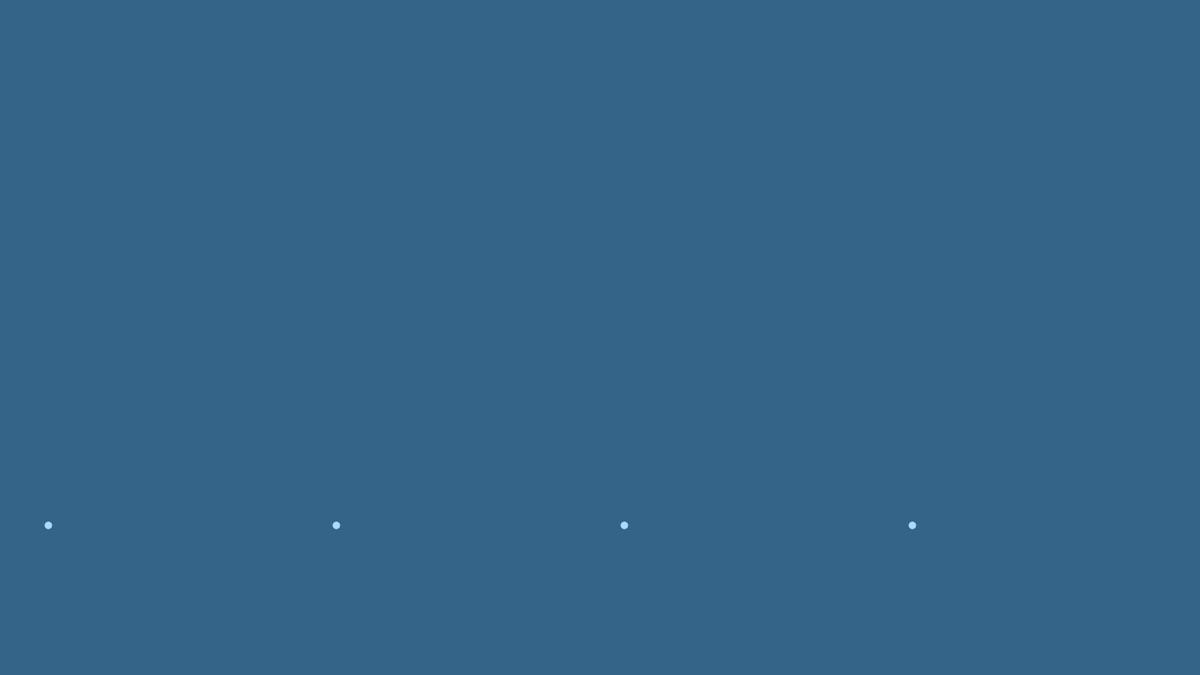
Frame 1 (no input)
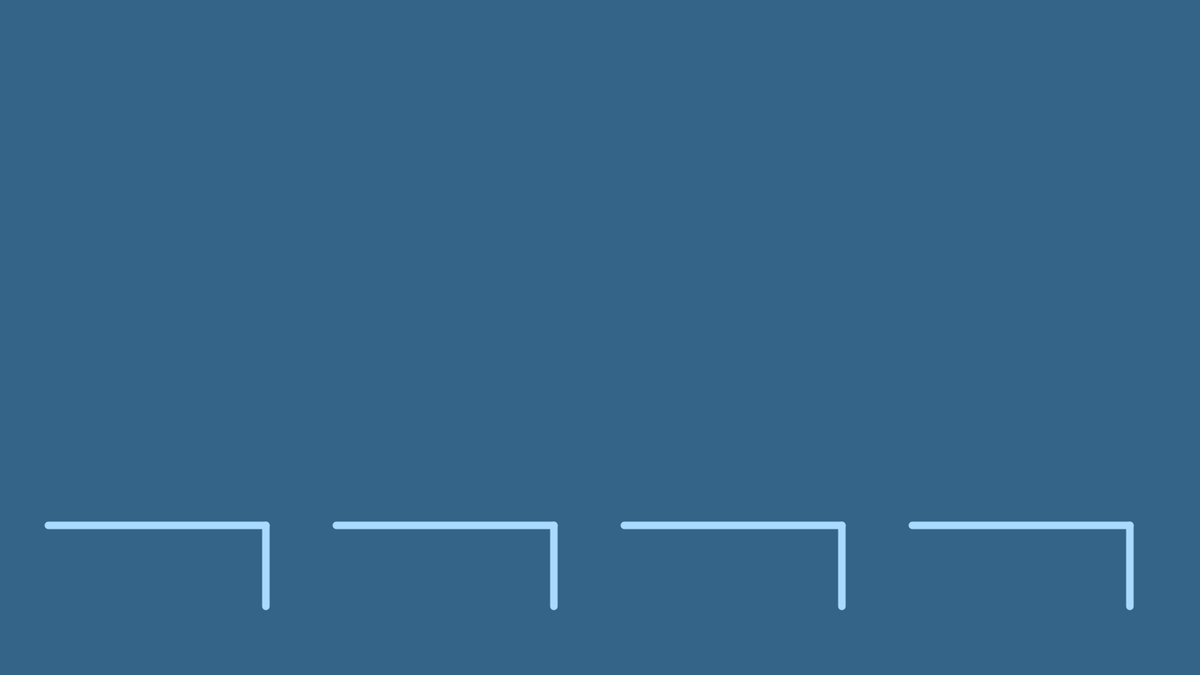
Frame 60 (the mouse pressed at the canvas centre just before this capture)
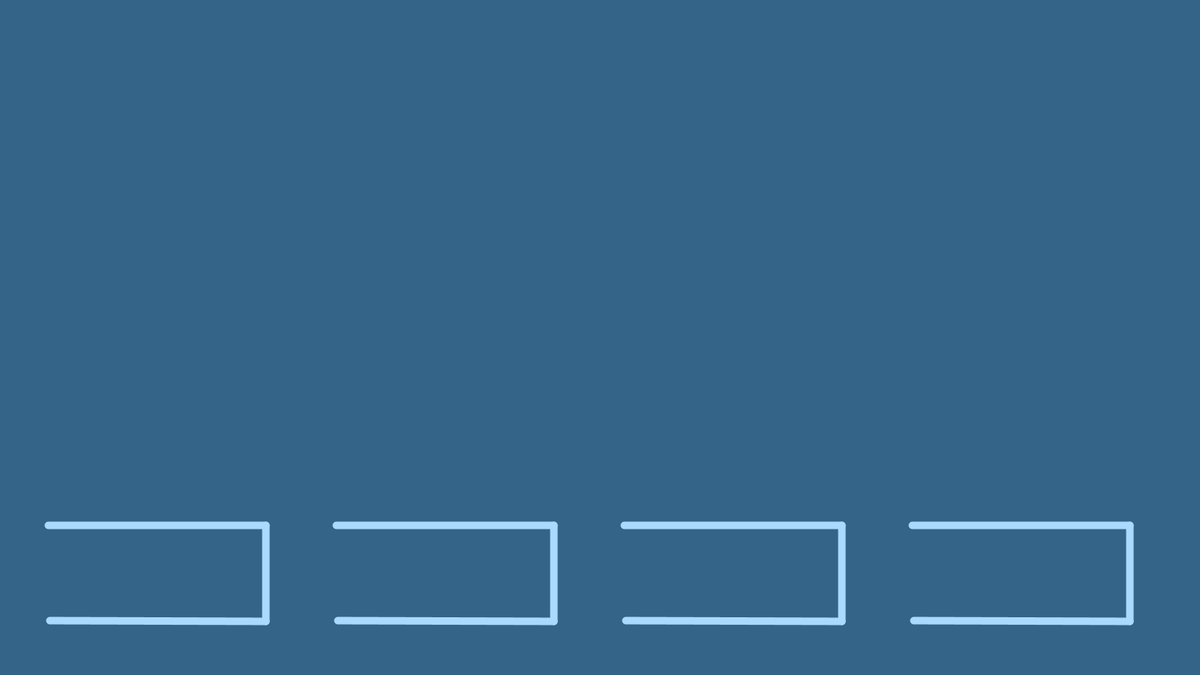
Frame 120 (the mouse held since frame 60 and released just before this capture)

The Processing sketch that drew these frames (run headless with seeded random() and noise(); from frame 60 on, the mouse is pressed at the canvas centre):

// Processing sketch: main
// ── main.pde
ArrayList<Box> boxes;

Box b;

void setup() {
  size(1600, 900);

  boxes = new ArrayList<Box>();
  
  float inc = width/5;
  float x = inc/5;
  float y = 700;

  for (int i = 0; i < 4; i++) {
    String s = "Hello World #"+i;
    boxes.add(new Box(s, x, y));
    x+=inc+inc/5;
  }

  background(0);
  stroke(#A9DAFF);
  fill(255);
  strokeWeight(10);
  textSize(tSize);    
  textAlign(CENTER, CENTER);
}

void draw() {

  boolean needsUpdate = false;

  for (Box b : boxes) {
    needsUpdate |= b.needsUpdate;
  }

  // First build the box

  if (needsUpdate) {
    background(52, 100, 136);
    for (Box b : boxes) {
      b.update();
      b.render();
    } 
    // Then play desired effect
    // One effect at a time,
    // Check when the effect is done
  } else {
    float i = height/(boxes.size()+1);
    float x ;
    float y = i/2;
    for (Box b : boxes) {
      x = width/2 - b.w/2;
      b.moveTo(x, y);
      y+=i;
    }
  }
}
// ── Box.pde
int tSize = 32;
int tBuff = int(tSize*3);

class Box {
  PVector pos;
  PVector vel;
  PVector acc;
  PVector pre;
  float w, h;
  String t;

  PVector p1, p2, p3, p4;
  boolean p1d = false, p2d = false, p3d = false, p4d = false;
  boolean boxComplete = false;
  boolean textWritten = false;
  boolean needsUpdate = true;

  Box(String s, float x, float y) {
    this.pos = new PVector(x, y);
    this.vel = new PVector();
    this.acc = new PVector();
    this.pre = new PVector();
    this.t = s;

    textSize(32);
    textLeading(6);

    this.w = textWidth(this.t)+tBuff;
    this.h = tSize+tBuff;

    float tx, ty;
    // From the top-left to the top-right
    tx = this.pos.x + this.w;
    ty = this.pos.y;
    p1 = new PVector(tx, ty);

    // From the top-right to the bottom-right
    tx = this.pos.x + this.w;
    ty = this.pos.y + this.h;
    p2 = new PVector(tx, ty);

    // From the bottom-right to the bottom-left
    tx = this.pos.x;
    ty = this.pos.y + this.h;
    p3 = new PVector(tx, ty);

    // From the bottom-left to the top-left
    tx = this.pos.x;
    ty = this.pos.y;
    p4 = new PVector(tx, ty);
  }

  Box(float x, float y, float w, float h) {
    this.pos = new PVector(x, y);
    this.vel = new PVector();
    this.acc = new PVector();
    this.pre = new PVector();
    this.t = "?";
    this.w = w;
    this.h = h;

    float tx, ty;
    // From the top-left to the top-right
    tx = this.pos.x + this.w;
    ty = this.pos.y;
    p1 = new PVector(tx, ty);

    // From the top-right to the bottom-right
    tx = this.pos.x + this.w;
    ty = this.pos.y + this.h;
    p2 = new PVector(tx, ty);

    // From the bottom-right to the bottom-left
    tx = this.pos.x;
    ty = this.pos.y + this.h;
    p3 = new PVector(tx, ty);

    // From the bottom-left to the top-left
    tx = this.pos.x;
    ty = this.pos.y;
    p4 = new PVector(tx, ty);
  }

  void update() {
    if (this.needsUpdate) {
      this.pre = this.pos.copy();
      this.vel.add(this.acc);
      this.pos.add(this.vel);
      this.acc.mult(0);
    }
  }

  void render() {

    if (!boxComplete) {
      if (!p1d) {
        p1d = this.easeTo(p1); 
        line(this.p4.x, this.p4.y, this.pos.x, this.pos.y);
      } else if (!p2d) {
        p2d = this.easeTo(p2); 
        line(this.p4.x, this.p4.y, this.p1.x, this.p1.y);
        line(this.p1.x, this.p1.y, this.pos.x, this.pos.y);
      } else if (!p3d) {
        p3d = this.easeTo(p3); 
        line(this.p4.x, this.p4.y, this.p1.x, this.p1.y);
        line(this.p1.x, this.p1.y, this.p2.x, this.p2.y);
        line(this.p2.x, this.p2.y, this.pos.x, this.pos.y);
      } else if (!p4d) {
        p4d = this.easeTo(p4); 
        line(this.p4.x, this.p4.y, this.p1.x, this.p1.y);
        line(this.p1.x, this.p1.y, this.p2.x, this.p2.y);
        line(this.p2.x, this.p2.y, this.p3.x, this.p3.y);
        line(this.p3.x, this.p3.y, this.pos.x, this.pos.y);
      } else {
        fill(#0E4671);
        rect(this.pos.x, this.pos.y, this.w, this.h);
        fill(#A9DAFF);
        text(this.t, this.pos.x + this.w/2, this.pos.y + this.h/2);
        this.boxComplete = true;
      }
    } else {
      fill(#0E4671);
      rect(this.pos.x, this.pos.y, this.w, this.h);
      fill(#A9DAFF);
      text(this.t, this.pos.x + this.w/2, this.pos.y + this.h/2);
      this.textWritten = true;
      this.needsUpdate = false;
    }
  }

  void moveTo(float x, float y) {
    PVector dest = new PVector(x, y);

    float dx = (dest.x - this.pos.x) * 0.1;
    float dy = (dest.y - this.pos.y) * 0.1;

    this.vel.set(dx, dy);

    if (abs(dx) <= 0.1 && abs(dy) <= 0.1) {
      this.vel.set(0, 0);
      this.needsUpdate = false;
      return;
    }

    this.needsUpdate = true;
  }

  boolean easeTo(PVector dest) {

    float dx = (dest.x - this.pos.x) * 0.1257;
    float dy = (dest.y - this.pos.y) * 0.1257;

    this.vel.set(dx, dy);

    if (abs(dx) <= 0.1 && abs(dy) <= 0.1) {
      this.vel.set(0, 0);
      return true;
    }

    return false;
  }

  void linkTo(Box dest) {
  }
}
// ── TextBox.pde

class TextBox {
  String t;
  Box b;
  float x, y;
  float w, h;

  TextBox(String s, float x, float y) {    

    this.t = s;
    this.w = textWidth(this.t);
    this.h = tSize+tBuff;
    this.b = new Box(x, y, w+tBuff, tSize+tBuff);
    this.x = x+(w+tBuff)/2;
    this.y = y+(tSize+tBuff)/2;
  }

  void update() {
    this.b.update();
  }

  void render() {
    this.b.render();
    textSize(tSize);    
    textAlign(CENTER, CENTER);
    text(this.t, this.x, this.y);
    //text("Hello World!", 100, 100);
  }
  
  void moveTo(float dx, float dy) {
    this.b.moveTo(dx,dy);
  }
}
